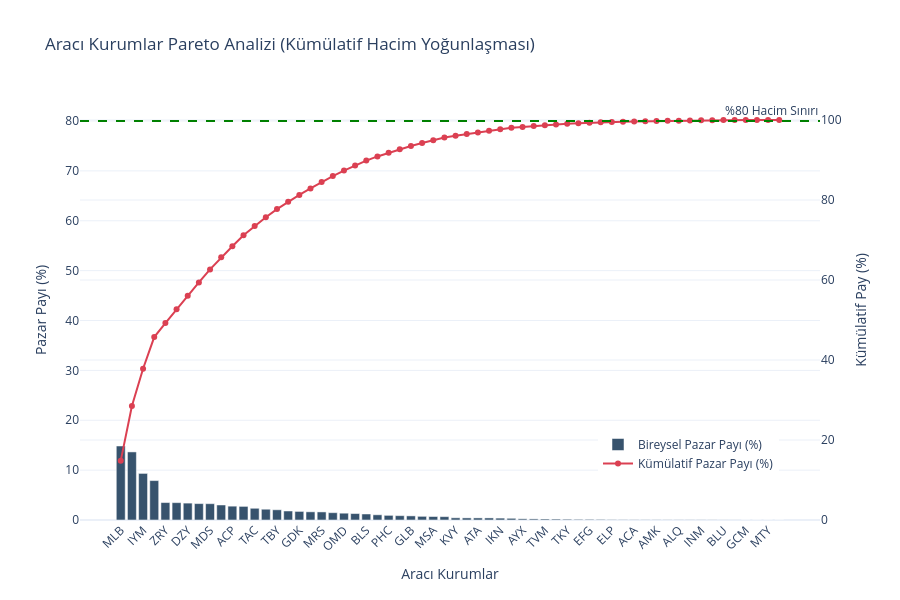

Notebook cell for this chart:
### Code cell
fig_pareto = go.Figure()

fig_pareto.add_trace(go.Bar(
    x=df['Üye Kodu / Participant Code'],
    y=df['Pazar_Payi_Yuzde'],
    name='Bireysel Pazar Payı (%)',
    marker_color='rgb(55, 83, 109)'
))

fig_pareto.add_trace(go.Scatter(
    x=df['Üye Kodu / Participant Code'],
    y=df['Kumulatif_Pazar_Payi'],
    name='Kümülatif Pazar Payı (%)',
    mode='lines+markers',
    yaxis='y2',
    line=dict(color='rgb(219, 64, 82)', width=2)
))

fig_pareto.update_layout(
    title='Aracı Kurumlar Pareto Analizi (Kümülatif Hacim Yoğunlaşması)',
    xaxis=dict(title='Aracı Kurumlar', tickangle=-45),
    yaxis=dict(title='Pazar Payı (%)', side='left'),
    yaxis2=dict(title='Kümülatif Pay (%)', side='right', overlaying='y', range=[0, 105]),
    legend=dict(x=0.7, y=0.1),
    template='plotly_white',
    height=600
)

fig_pareto.add_hline(y=80, line_dash="dash", line_color="green", secondary_y=True, annotation_text="%80 Hacim Sınırı")

fig_pareto.show()

### Figure 1 — Plotly figure (JSON) as saved in the notebook; plotly's stock layout.template omitted (floating-point values rounded to 4 significant figures)
{"data": [{"marker": {"color": "rgb(55, 83, 109)"}, "name": "Bireysel Pazar Payı (%)", "type": "bar", "x": ["MLB", "YKR", "IYM", "AKM", "ZRY", "IYF", "DZY", "GRM", "MDS", "VKY", "ACP", "FNY", "TAC", "HLY", "TBY", "YAT", "GDK", "COL", "MRS", "TRA", "OMD", "OYA", "BLS", "UNS", "PHC", "ALM", "GLB", "ANC", "MSA", "HSY", "KVY", "IAZ", "ATA", "SKY", "IKN", "DMD", "AYX", "ICT", "TVM", "GNI", "TKY", "ADY", "EFG", "FBY", "ELP", "PIT", "ACA", "BSK", "AMK", "STJ", "ALQ", "NOR", "INM", "BMK", "BLU", "DMK", "GCM", "PPR", "MTY", "XRM"], "y": [14.84, 13.65, 9.342, 7.903, 3.497, 3.478, 3.387, 3.289, 3.271, 3.014, 2.775, 2.729, 2.351, 2.161, 2.051, 1.806, 1.72, 1.639, 1.618, 1.468, 1.365, 1.293, 1.206, 1.045, 0.9303, 0.8672, 0.8269, 0.7329, 0.6989, 0.6737, 0.4413, 0.4204, 0.4191, 0.4157, 0.3769, 0.3394, 0.2401, 0.2215, 0.2014, 0.1858, 0.1587, 0.134, 0.1319, 0.1197, 0.08517, 0.06756, 0.05871, 0.05097, 0.04981, 0.04569, 0.04495, 0.04432, 0.04259, 0.03604, 0.02291, 0.01782, 0.003856, 0.001085, 0.0009992, 1.467e-07]}, {"line": {"color": "rgb(219, 64, 82)", "width": 2}, "mode": "lines+markers", "name": "Kümülatif Pazar Payı (%)", "type": "scatter", "x": ["MLB", "YKR", "IYM", "AKM", "ZRY", "IYF", "DZY", "GRM", "MDS", "VKY", "ACP", "FNY", "TAC", "HLY", "TBY", "YAT", "GDK", "COL", "MRS", "TRA", "OMD", "OYA", "BLS", "UNS", "PHC", "ALM", "GLB", "ANC", "MSA", "HSY", "KVY", "IAZ", "ATA", "SKY", "IKN", "DMD", "AYX", "ICT", "TVM", "GNI", "TKY", "ADY", "EFG", "FBY", "ELP", "PIT", "ACA", "BSK", "AMK", "STJ", "ALQ", "NOR", "INM", "BMK", "BLU", "DMK", "GCM", "PPR", "MTY", "XRM"], "y": [14.84, 28.49, 37.83, 45.73, 49.23, 52.7, 56.09, 59.38, 62.65, 65.67, 68.44, 71.17, 73.52, 75.68, 77.73, 79.54, 81.26, 82.9, 84.52, 85.98, 87.35, 88.64, 89.85, 90.89, 91.82, 92.69, 93.52, 94.25, 94.95, 95.62, 96.06, 96.48, 96.9, 97.32, 97.69, 98.03, 98.27, 98.5, 98.7, 98.88, 99.04, 99.18, 99.31, 99.43, 99.51, 99.58, 99.64, 99.69, 99.74, 99.79, 99.83, 99.87, 99.92, 99.95, 99.98, 99.99, 100.0, 100.0, 100.0, 100.0], "yaxis": "y2"}], "layout": {"annotations": [{"showarrow": false, "text": "%80 Hacim Sınırı", "x": 1, "xanchor": "right", "xref": "x domain", "y": 80, "yanchor": "bottom", "yref": "y"}], "height": 600, "legend": {"x": 0.7, "y": 0.1}, "shapes": [{"line": {"color": "green", "dash": "dash"}, "type": "line", "x0": 0, "x1": 1, "xref": "x domain", "y0": 80, "y1": 80, "yref": "y"}], "title": {"text": "Aracı Kurumlar Pareto Analizi (Kümülatif Hacim Yoğunlaşması)"}, "xaxis": {"tickangle": -45, "title": {"text": "Aracı Kurumlar"}}, "yaxis": {"side": "left", "title": {"text": "Pazar Payı (%)"}}, "yaxis2": {"overlaying": "y", "range": [0, 105], "side": "right", "title": {"text": "Kümülatif Pay (%)"}}}}
